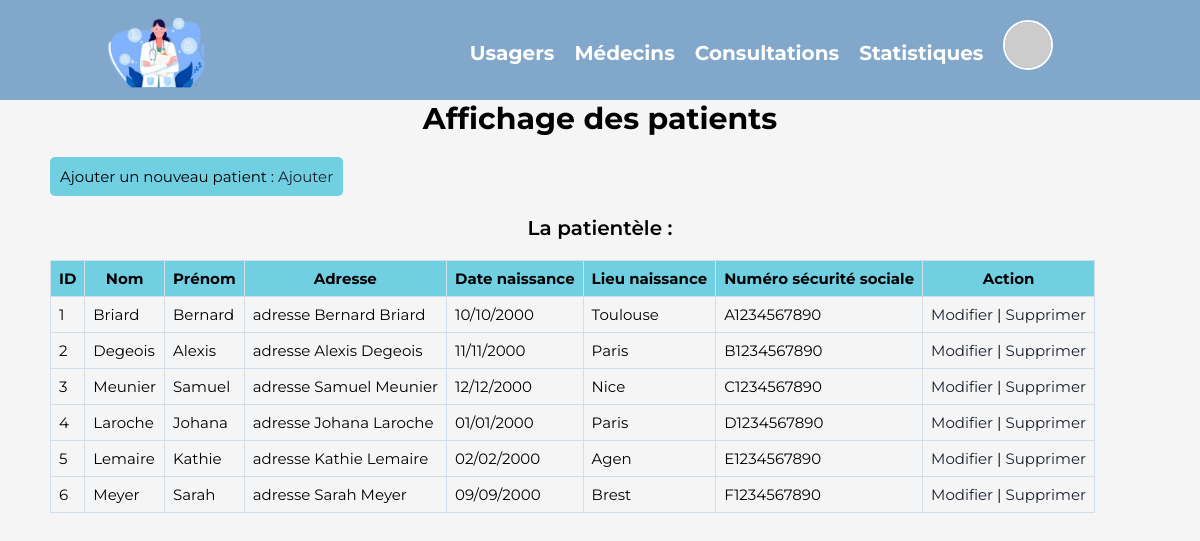
The page /PHP/affichagePatient.php on the database as committed earlier.
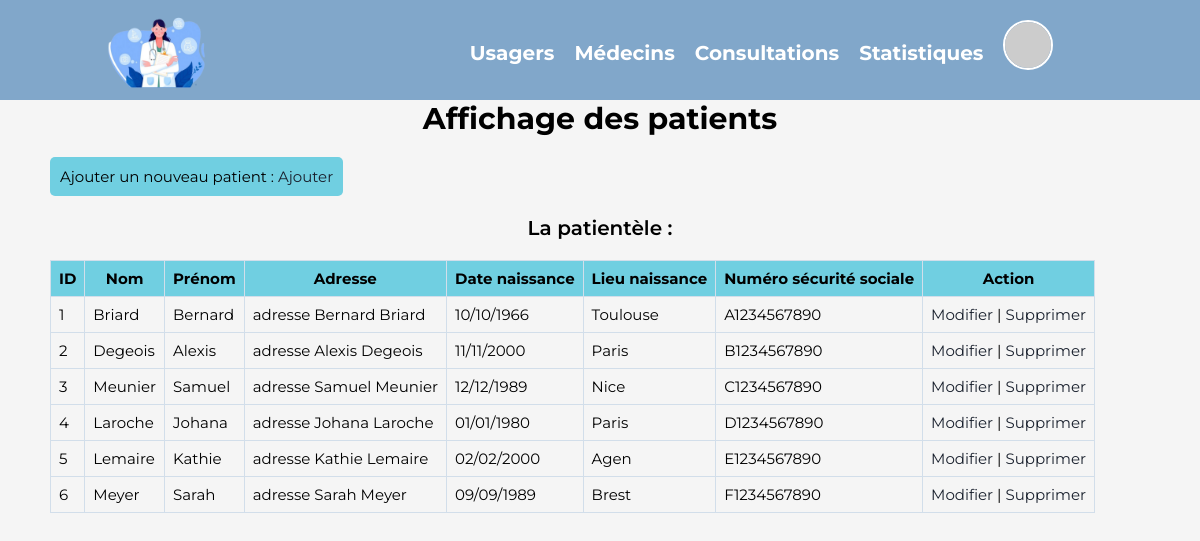
The same page on the database as committed later.
### tables this page shows
CREATE TABLE Usager(
   idusager INT AUTO_INCREMENT,
   Civilite VARCHAR(50),
   Nom VARCHAR(50),
   Prenom VARCHAR(50),
   Adresse VARCHAR(50),
   DateNaissance DATE,
   LieuNaissance VARCHAR(50),
   NumSecu VARCHAR(50),
   Id_Medecin INT NOT NULL,
   PRIMARY KEY(idusager),
   FOREIGN KEY(Id_Medecin) REFERENCES Medecin(Id_Medecin)
);

### PHP/affichagePatient.php (the view, shortened to what this page needs)
<!DOCTYPE html>
<html lang="fr">
<head>
    <link rel="stylesheet" href="/projetPHP2023/CSS/base.css">
    <link rel="stylesheet" href="/projetPHP2023/CSS/affichage.css">
</head>
<body>
    <?php include 'header.php'; ?>
    <h1>Affichage des patients</h1>
    <div class="creer">
        Ajouter un nouveau patient : <a href="/projetPHP2023/PHP/creationPatient.php">Ajouter</a>
    </div>
    <?php
    require 'connexionBD.php';
    $reponse = $bdd->query("SELECT * FROM usager");
    $donnees = $reponse->fetchAll();
    echo '<h2>La patientèle :</h2>';
    echo '<table border="1">';
    echo '<tr><th>ID</th><th>Nom</th><th>Prénom</th><th>Adresse</th><th>Date naissance</th><th>Lieu naissance</th><th>Numéro sécurité sociale</th><th>Action</th></tr>';
    foreach ($donnees as $donnee) {
        echo '<tr>';
        echo '<td>' . $donnee['idusager'] . '</td>';
        echo '<td>' . $donnee['Nom'] . '</td>';
        echo '<td>' . $donnee['Prenom'] . '</td>';
        echo '<td>' . $donnee['Adresse'] . '</td>';
        echo '<td>' . date('d/m/Y', strtotime($donnee['DateNaissance'])) . '</td>';
        echo '<td>' . $donnee['LieuNaissance'] . '</td>';
        echo '<td>' . $donnee['NumSecu'] . '</td>';
        echo '<td><a href="modifierPatient.php?id=' . $donnee['idusager'] . '&nom=' . $donnee['Nom'] . '&prenom=' . $donnee['Prenom']
        . '&adresse=' . $donnee['Adresse'] . '&dateNaissance=' . $donnee['DateNaissance'] . '&lieuNaissance=' . $donnee['LieuNaissance']
        . '&numSecu=' . $donnee['NumSecu'] . '">Modifier</a> |
        <a href="supprimerPatient.php?id=' . $donnee['idusager'] . '&nom=' . $donnee['Nom'] . '&prenom=' . $donnee['Prenom']
        . '&adresse=' . $donnee['Adresse'] . '&dateNaissance=' . $donnee['DateNaissance'] . '&lieuNaissance=' . $donnee['LieuNaissance']
        . '&numSecu=' . $donnee['NumSecu'] . '">Supprimer</a></td>';
        echo '</tr>';
    }
    ?>
</body>

Rows that differ between the two databases and show on the page:
changed usager "Briard": DateNaissance "10/10/2000" → "10/10/1966"
changed usager "Meunier": DateNaissance "12/12/2000" → "12/12/1989"
changed usager "Laroche": DateNaissance "01/01/2000" → "01/01/1980"
changed usager "Meyer": DateNaissance "09/09/2000" → "09/09/1989"
